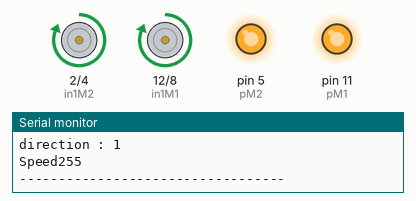
Recording of a sketch running on a simulated Arduino Uno, built with avr-gcc and run on an emulated ATmega328P. On the bench: motor-driver pin pairs drawn as motors (green arrow = first pin HIGH = forward, orange = second pin HIGH = backward, longer = more drive), output pins drawn as LEDs (lit = HIGH), the last lines printed to the serial monitor.

Above: at 3.0 s.
At 7.1 s:
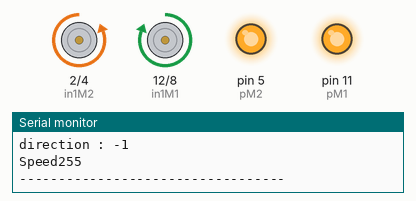
At 9.2 s:
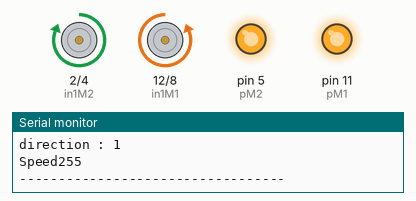
At 12.7 s:
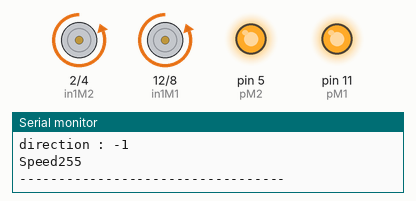
At 17.8 s:
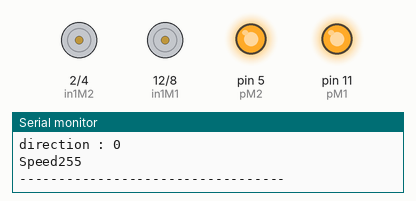
Timing chart, 0 to 23.5 s (numbered marks = the images above):
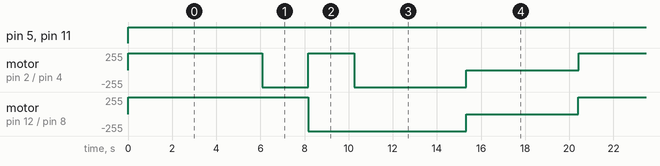

The sketch:

motorsSheild.ino
```cpp
//------------------------
// Define M1 variables
//------------------------
int in1M1	= 12;
int in2M1	= 8;
int pM1		= 11;

//------------------------
// Define M2 variables
//------------------------
int in1M2	= 2;
int in2M2	= 4;
int pM2		= 5;


/*int btn = 2;*/
void runMotor(int motor, int direction, int speed);

void setup()
{
    /*pinMode(4, OUTPUT);*/
    /*pinMode(7, OUTPUT);*/
    /*pinMode(btn, INPUT_PULLUP);*/
//----------------------------------
// OUTPUT the M1
//----------------------------------

	pinMode(in1M1, OUTPUT);
    pinMode(in2M1, OUTPUT);
    pinMode(pM1, OUTPUT);

//----------------------------------
// OUTPUT the M2
//----------------------------------
	pinMode(in1M2, OUTPUT);
    pinMode(in2M2, OUTPUT);
    pinMode(pM2, OUTPUT);

    Serial.begin(9600);
}

void loop()
{
    runMotor(1,1,100);
    runMotor(2,1,100);
    delay(6000);

    runMotor(1,1,100);
    runMotor(2,-1,100);
    delay(2000);


    runMotor(1, -1,100);
    runMotor(2,1,100);
    delay(2000);

    runMotor(1, -1,100);
    runMotor(2,-1,100);
    delay(5000);

    runMotor(1, 0,100);
    runMotor(2, 0,100);
    delay(5000);


}

void runMotor(int motor, int direction, int speed)  {
	int in1, status1, in2, status2, p;
//----------------------------
//   Get Motor
//----------------------------
	if(motor == 1){
        in1 = in1M1;
        in2 = in2M1;
        p   = pM1;
	}else{
        in1 = in1M2;
        in2 = in2M2;
        p   = pM2;
    }

    //------------------------
    //status Check
    //------------------------

    if(direction == 1)
    {
        status1 = 1;
        status2 = 0;
    }else if(direction == -1)
    {
        status1 = 0;
        status2 = 1;
    }else{
        status1 = 0;
        status2 = 0;
    }

    //-------------------------
    // Run Motor
    //-------------------------

    speed = map(speed, 0,100, 0, 255);
    analogWrite(p, speed);
    digitalWrite(in1, status1);
    digitalWrite(in2, status2);

    //-------------------------
    //  Display Result
    //-------------------------
    Serial.print("Motor : ");
    Serial.println(motor);
    Serial.print("direction : ");
    Serial.println(direction);
    Serial.print("Speed");
    Serial.println(speed);
    Serial.println("----------------------------------");
}
```

Measured:
- by itself, pin 5 (pM2): LOW → HIGH at 0.01 s
- by itself, pin 11 (pM1): LOW → HIGH at 0.00 s
- by itself, motor on pin 12 (in1M1) / pin 8 (in2M1): repeats every 20.4 s: backward 255/255 7.2 s, stopped 5.1 s, forward 255/255 8.2 s
- by itself, motor on pin 2 (in1M2) / pin 4 (in2M2): repeats every 20.4 s: backward 255/255 2.1 s, forward 255/255 2.1 s, backward 255/255 5.1 s, stopped 5.1 s, forward 255/255 6.1 s
